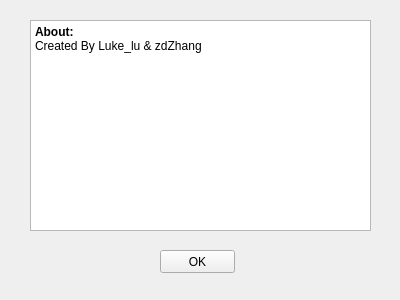
<?xml version="1.0" encoding="UTF-8"?>
<ui version="4.0">
 <class>About</class>
 <widget class="QWidget" name="About">
  <property name="windowModality">
   <enum>Qt::WindowModal</enum>
  </property>
  <property name="geometry">
   <rect>
    <x>0</x>
    <y>0</y>
    <width>400</width>
    <height>300</height>
   </rect>
  </property>
  <property name="windowTitle">
   <string>Form</string>
  </property>
  <widget class="QTextBrowser" name="textBrowser">
   <property name="geometry">
    <rect>
     <x>30</x>
     <y>20</y>
     <width>341</width>
     <height>211</height>
    </rect>
   </property>
   <property name="html">
    <string>&lt;!DOCTYPE HTML PUBLIC &quot;-//W3C//DTD HTML 4.0//EN&quot; &quot;http://www.w3.org/TR/REC-html40/strict.dtd&quot;&gt;
&lt;html&gt;&lt;head&gt;&lt;meta name=&quot;qrichtext&quot; content=&quot;1&quot; /&gt;&lt;style type=&quot;text/css&quot;&gt;
p, li { white-space: pre-wrap; }
&lt;/style&gt;&lt;/head&gt;&lt;body style=&quot; font-family:'SimSun'; font-size:9pt; font-weight:400; font-style:normal;&quot;&gt;
&lt;p style=&quot; margin-top:0px; margin-bottom:0px; margin-left:0px; margin-right:0px; -qt-block-indent:0; text-indent:0px;&quot;&gt;&lt;span style=&quot; font-family:'SimSun'; font-weight:600;&quot;&gt;About:&lt;/span&gt;&lt;/p&gt;
&lt;p style=&quot; margin-top:0px; margin-bottom:0px; margin-left:0px; margin-right:0px; -qt-block-indent:0; text-indent:0px;&quot;&gt;&lt;span style=&quot; font-family:'SimSun';&quot;&gt;Created By Luke_lu &amp;amp; zdZhang&lt;/span&gt;&lt;/p&gt;
&lt;p style=&quot;-qt-paragraph-type:empty; margin-top:0px; margin-bottom:0px; margin-left:0px; margin-right:0px; -qt-block-indent:0; text-indent:0px; font-family:'SimSun';&quot;&gt;&lt;br /&gt;&lt;/p&gt;&lt;/body&gt;&lt;/html&gt;</string>
   </property>
  </widget>
  <widget class="QPushButton" name="pushButton">
   <property name="geometry">
    <rect>
     <x>160</x>
     <y>250</y>
     <width>75</width>
     <height>23</height>
    </rect>
   </property>
   <property name="text">
    <string>OK</string>
   </property>
  </widget>
 </widget>
 <resources/>
 <connections>
  <connection>
   <sender>pushButton</sender>
   <signal>clicked()</signal>
   <receiver>About</receiver>
   <slot>close()</slot>
   <hints>
    <hint type="sourcelabel">
     <x>197</x>
     <y>261</y>
    </hint>
    <hint type="destinationlabel">
     <x>199</x>
     <y>149</y>
    </hint>
   </hints>
  </connection>
 </connections>
</ui>
